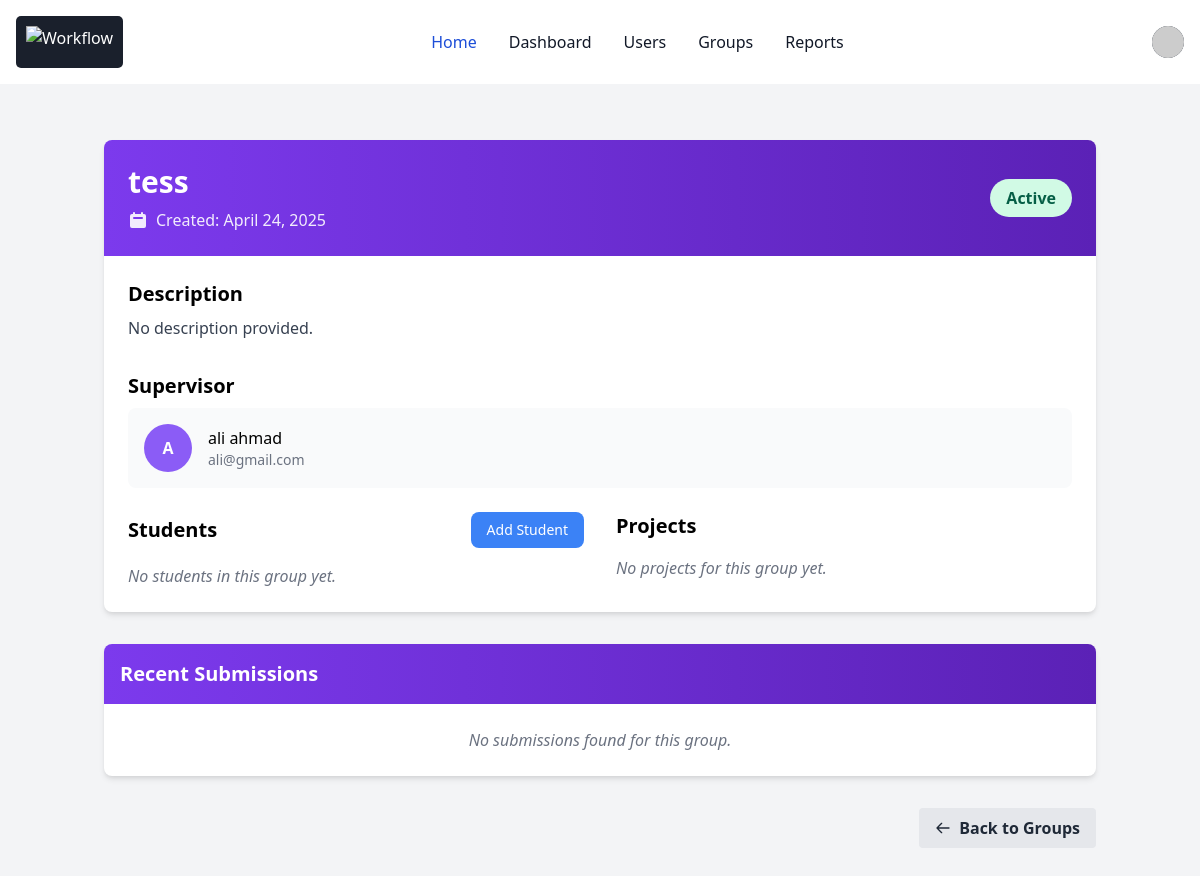
The app's page /pages/admin/view_group.php?id=2 (signed in) with its own data.
### tables this page shows
CREATE TABLE `groups` (
  `GroupID` int(11) NOT NULL,
  `GroupName` varchar(255) NOT NULL,
  `SupervisorID` int(11) NOT NULL,
  `Description` text DEFAULT NULL,
  `CreatedAt` timestamp NOT NULL DEFAULT current_timestamp(),
  `Status` enum('Active','Inactive') DEFAULT 'Active'
);

CREATE TABLE `users` (
  `UserID` int(11) NOT NULL,
  `Username` varchar(50) NOT NULL,
  `Email` varchar(100) NOT NULL,
  `PasswordHash` varchar(255) NOT NULL,
  `StudentID` varchar(20) DEFAULT NULL,
  `DepartmentID` int(11) DEFAULT NULL,
  `RoleID` int(11) DEFAULT NULL,
  `StatusID` int(11) DEFAULT NULL,
  `CreatedAt` timestamp NOT NULL DEFAULT current_timestamp(),
  `UpdatedAt` timestamp NOT NULL DEFAULT current_timestamp() ON UPDATE current_timestamp(),
  `GroupCount` int(11) DEFAULT 0
);

### pages/admin/view_group.php (the view, shortened to what this page needs)
<?php
include_once '../../includes/header.php';
include_once '../../config/db.php';
$groupID = isset($_GET['id']) ? intval($_GET['id']) : 0;
$error = "";
try {
    $stmt = $pdo->prepare("
        SELECT
            g.GroupID,
            g.GroupName,
            g.Description,
            g.Status,
            g.CreatedAt,
            g.SupervisorID,
            CONCAT(p.FirstName, ' ', p.LastName) AS SupervisorName,
            u.Username AS SupervisorUsername,
            u.Email AS SupervisorEmail
        FROM
            Groups g
        JOIN
            Users u ON g.SupervisorID = u.UserID
        LEFT JOIN
            Profile p ON u.UserID = p.UserID
        WHERE
            g.GroupID = :groupID
    ");
    $stmt->execute([':groupID' => $groupID]);
    $group = $stmt->fetch(PDO::FETCH_ASSOC);
} catch (PDOException $e) {
    $error = "Error fetching group details: " . $e->getMessage();
}
if (!$error) {
    try {
        $stmt = $pdo->prepare("
            SELECT
                sg.StudentGroupID,
                sg.StudentID,
                sg.JoinedAt,
                sg.Status AS MembershipStatus,
                u.Username,
                u.Email,
                CONCAT(p.FirstName, ' ', p.LastName) AS StudentName
            FROM
                StudentGroups sg
            JOIN
                Users u ON sg.StudentID = u.UserID
            LEFT JOIN
                Profile p ON u.UserID = p.UserID
            WHERE
                sg.GroupID = :groupID
            ORDER BY
                p.FirstName, p.LastName
        ");
        $stmt->execute([':groupID' => $groupID]);
        $students = $stmt->fetchAll(PDO::FETCH_ASSOC);
    } catch (PDOException $e) {
        $error = "Error fetching group members: " . $e->getMessage();
    }
}
if (!$error) {
    try {
        $stmt = $pdo->prepare("
            SELECT
                p.ProjectID,
                p.Title,
                p.Description,
                p.Status,
                p.CreatedAt,
                (SELECT COUNT(*) FROM Submissions s WHERE s.ProjectID = p.ProjectID) AS SubmissionCount
            FROM
                Projects p
            WHERE
                p.GroupID = :groupID
            ORDER BY
                p.CreatedAt DESC
        ");
        $stmt->execute([':groupID' => $groupID]);
        $projects = $stmt->fetchAll(PDO::FETCH_ASSOC);
    } catch (PDOException $e) {
        $error = "Error fetching projects: " . $e->getMessage();
    }
}
if (!$error) {
    try {
        $stmt = $pdo->prepare("
            SELECT
                s.SubmissionID,
                s.SubmissionType,
                s.SubmittedAt,
                s.Status,
                s.ReviewStatus,
                p.Title AS ProjectTitle,
                m.MilestoneTitle,
                CONCAT(pr.FirstName, ' ', pr.LastName) AS StudentName,
                u.Username AS StudentUsername
            FROM
                Submissions s
            JOIN
                Projects p ON s.ProjectID = p.ProjectID
            JOIN
                Milestones m ON s.MilestoneID = m.MilestoneID
            JOIN
                FileUploads f ON s.SubmissionID = f.SubmissionID
            JOIN
                Users u ON f.UploadedBy = u.UserID
            LEFT JOIN
                Profile pr ON u.UserID = pr.UserID
            WHERE
                p.GroupID = :groupID
            GROUP BY
                s.SubmissionID
            ORDER BY
                s.SubmittedAt DESC
            LIMIT 10
        ");
        $stmt->execute([':groupID' => $groupID]);
        $submissions = $stmt->fetchAll(PDO::FETCH_ASSOC);
    } catch (PDOException $e) {
        $error = "Error fetching submissions: " . $e->getMessage();
    }
}
?>
<!DOCTYPE html>
<html lang="en">
<head>
    <link href="https://cdn.jsdelivr.net/npm/tailwindcss@2.2.19/dist/tailwind.min.css" rel="stylesheet">
</head>
<body class="bg-gray-100">
    <div class="container mx-auto p-4" x-data="{ showAddStudentModal: false }">
        <?php if (!empty($group)): ?>
            <div class="bg-white rounded-lg shadow-md overflow-hidden mb-8">
                <div class="bg-gradient-to-r from-purple-600 to-purple-800 p-6">
                    <div class="flex flex-col md:flex-row justify-between items-start md:items-center">
                        <div>
                            <h1 class="text-3xl font-bold text-white mb-2"><?php echo htmlspecialchars($group['GroupName']); ?></h1>
                            <div class="flex items-center text-white opacity-90">
                                <svg class="w-5 h-5 mr-2" fill="currentColor" viewBox="0 0 20 20" xmlns="http://www.w3.org/2000/svg">
                                    <path fill-rule="evenodd" d="M6 2a1 1 0 00-1 1v1H4a2 2 0 00-2 2v10a2 2 0 002 2h12a2 2 0 002-2V6a2 2 0 00-2-2h-1V3a1 1 0 10-2 0v1H7V3a1 1 0 00-1-1zm0 5a1 1 0 000 2h8a1 1 0 100-2H6z" clip-rule="evenodd"></path>
                                </svg>
                                <span>Created: <?php echo date('F d, Y', strtotime($group['CreatedAt'])); ?></span>
                            </div>
                        </div>
                        <div class="mt-4 md:mt-0">
                            <span class="px-4 py-2 rounded-full font-semibold
                                <?php echo $group['Status'] === 'Active' ? 'bg-green-100 text-green-800' : 'bg-red-100 text-red-800'; ?>">
                                <?php echo htmlspecialchars($group['Status'] ?: 'Active'); ?>
                            </span>
                        </div>
                    </div>
                </div>
                <div class="p-6">
                    <div class="mb-8">
                        <h2 class="text-xl font-semibold mb-2">Description</h2>
                        <p class="text-gray-700"><?php echo nl2br(htmlspecialchars($group['Description'] ?: 'No description provided.')); ?></p>
                    </div>
                    <div class="mb-6">
                        <h2 class="text-xl font-semibold mb-2">Supervisor</h2>
                        <div class="bg-gray-50 p-4 rounded-lg flex items-center">
                            <div class="flex-shrink-0 h-12 w-12 bg-purple-500 rounded-full flex items-center justify-center text-white font-bold">
                                <?php echo strtoupper(substr(($group['SupervisorName'] ?: $group['SupervisorUsername']), 0, 1)); ?>
                            </div>
                            <div class="ml-4">
                                <h3 class="font-medium"><?php echo htmlspecialchars($group['SupervisorName'] ?: $group['SupervisorUsername']); ?></h3>
                                <p class="text-sm text-gray-500"><?php echo htmlspecialchars($group['SupervisorEmail']); ?></p>
                            </div>
                        </div>
                    </div>
                    <div class="grid grid-cols-1 md:grid-cols-2 gap-8">
                        <div>
                            <div class="flex justify-between items-center mb-4">
                                <h2 class="text-xl font-semibold">Students</h2>
                                <button
                                    @click="showAddStudentModal = true"
                                    class="bg-blue-500 hover:bg-blue-600 text-white text-sm font-medium py-2 px-4 rounded-lg transition-colors duration-200">
                                    Add Student
                                </button>
                            </div>
                            <?php if (empty($students)): ?>
                                <p class="text-gray-500 italic">No students in this group yet.</p>
                            <?php endif; ?>
                        </div>
                        <div>
                            <h2 class="text-xl font-semibold mb-4">Projects</h2>
                            <?php if (empty($projects)): ?>
                                <p class="text-gray-500 italic">No projects for this group yet.</p>
                            <?php endif; ?>
                        </div>
                    </div>
                </div>
            </div>
            <div class="bg-white rounded-lg shadow-md overflow-hidden mb-8">
                <div class="bg-gradient-to-r from-purple-600 to-purple-800 p-4">
                    <h2 class="text-xl font-bold text-white">Recent Submissions</h2>
                </div>
                <div class="p-6">
                    <?php if (empty($submissions)): ?>
                        <p class="text-gray-500 italic text-center">No submissions found for this group.</p>
                    <?php endif; ?>
                </div>
            </div>
            <div class="flex justify-end mb-8">
                <a href="manage_groups.php" class="bg-gray-200 hover:bg-gray-300 text-gray-800 font-bold py-2 px-4 rounded inline-flex items-center">
                    <svg class="w-4 h-4 mr-2" fill="none" stroke="currentColor" viewBox="0 0 24 24" xmlns="http://www.w3.org/2000/svg">
                        <path stroke-linecap="round" stroke-linejoin="round" stroke-width="2" d="M10 19l-7-7m0 0l7-7m-7 7h18"></path>
                    </svg>
                    Back to Groups
                </a>
            </div>
        <?php endif; ?>
    </div>
</body>
</html>

### records on screen
groups: GroupName "tess", CreatedAt "April 24, 2025", Status "Active", Description "No description provided.", SupervisorID.Email "ali@gmail.com"

### other values on screen
$group['SupervisorName'] ?: $group['SupervisorUsername'] "ali ahmad"
